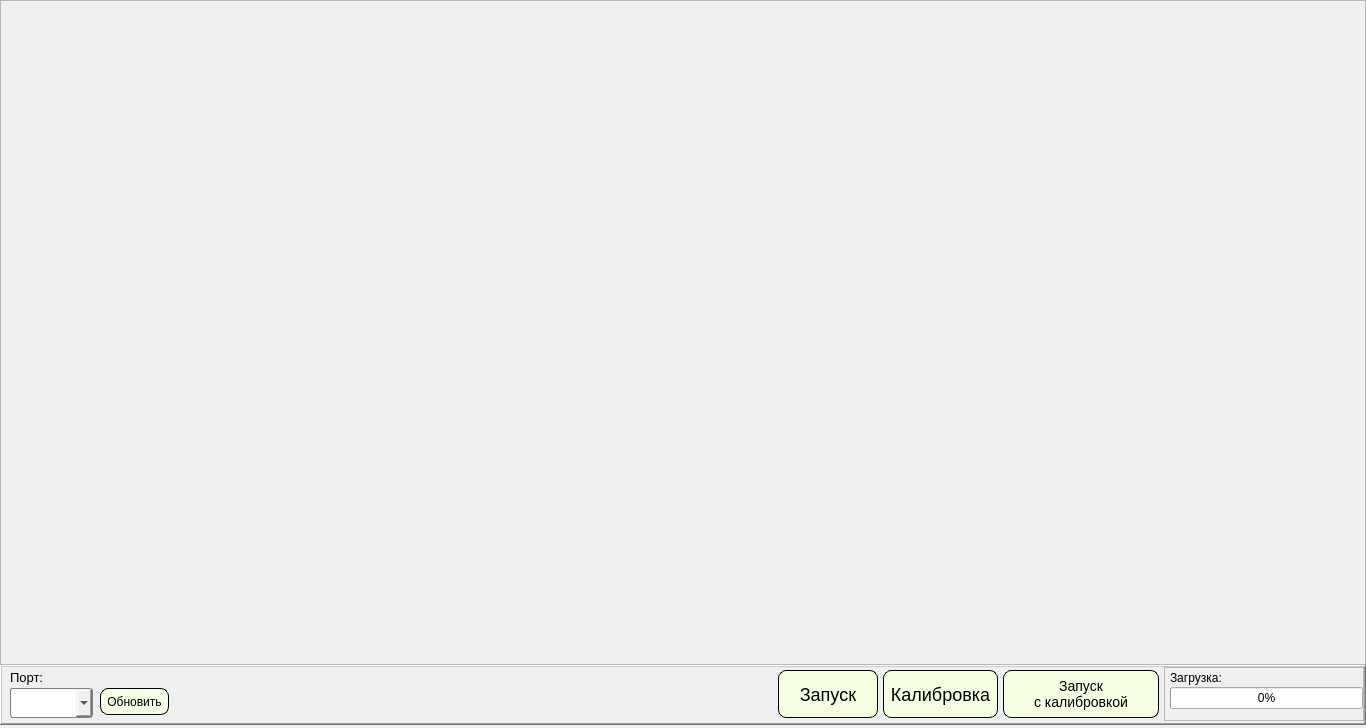
<?xml version="1.0" encoding="UTF-8"?>
<ui version="4.0">
 <class>MainWindow</class>
 <widget class="QWidget" name="MainWindow">
  <property name="windowModality">
   <enum>Qt::ApplicationModal</enum>
  </property>
  <property name="geometry">
   <rect>
    <x>0</x>
    <y>0</y>
    <width>1366</width>
    <height>728</height>
   </rect>
  </property>
  <property name="sizePolicy">
   <sizepolicy hsizetype="Maximum" vsizetype="Maximum">
    <horstretch>0</horstretch>
    <verstretch>0</verstretch>
   </sizepolicy>
  </property>
  <property name="windowTitle">
   <string>STM32</string>
  </property>
  <property name="windowIcon">
   <iconset>
    <normaloff>gh.ico</normaloff>gh.ico</iconset>
  </property>
  <property name="autoFillBackground">
   <bool>true</bool>
  </property>
  <layout class="QVBoxLayout" name="verticalLayout">
   <property name="spacing">
    <number>0</number>
   </property>
   <property name="sizeConstraint">
    <enum>QLayout::SetMaximumSize</enum>
   </property>
   <property name="leftMargin">
    <number>0</number>
   </property>
   <property name="topMargin">
    <number>0</number>
   </property>
   <property name="rightMargin">
    <number>0</number>
   </property>
   <property name="bottomMargin">
    <number>3</number>
   </property>
   <item>
    <widget class="QFrame" name="frame_2">
     <property name="frameShape">
      <enum>QFrame::StyledPanel</enum>
     </property>
     <property name="frameShadow">
      <enum>QFrame::Raised</enum>
     </property>
    </widget>
   </item>
   <item>
    <widget class="QFrame" name="frame">
     <property name="minimumSize">
      <size>
       <width>100</width>
       <height>50</height>
      </size>
     </property>
     <property name="maximumSize">
      <size>
       <width>12321312</width>
       <height>60</height>
      </size>
     </property>
     <property name="styleSheet">
      <string notr="true"/>
     </property>
     <property name="frameShape">
      <enum>QFrame::WinPanel</enum>
     </property>
     <property name="frameShadow">
      <enum>QFrame::Raised</enum>
     </property>
     <layout class="QHBoxLayout" name="horizontalLayout">
      <property name="spacing">
       <number>5</number>
      </property>
      <property name="leftMargin">
       <number>8</number>
      </property>
      <property name="topMargin">
       <number>0</number>
      </property>
      <property name="rightMargin">
       <number>0</number>
      </property>
      <property name="bottomMargin">
       <number>2</number>
      </property>
      <item>
       <widget class="QFrame" name="frame_3">
        <property name="maximumSize">
         <size>
          <width>200</width>
          <height>80</height>
         </size>
        </property>
        <property name="frameShape">
         <enum>QFrame::NoFrame</enum>
        </property>
        <property name="frameShadow">
         <enum>QFrame::Raised</enum>
        </property>
        <layout class="QGridLayout" name="gridLayout">
         <property name="leftMargin">
          <number>0</number>
         </property>
         <property name="topMargin">
          <number>0</number>
         </property>
         <property name="rightMargin">
          <number>0</number>
         </property>
         <property name="bottomMargin">
          <number>6</number>
         </property>
         <property name="horizontalSpacing">
          <number>7</number>
         </property>
         <property name="verticalSpacing">
          <number>1</number>
         </property>
         <item row="0" column="0">
          <widget class="QLabel" name="label">
           <property name="maximumSize">
            <size>
             <width>16777215</width>
             <height>30</height>
            </size>
           </property>
           <property name="font">
            <font>
             <pointsize>10</pointsize>
            </font>
           </property>
           <property name="text">
            <string>Порт:</string>
           </property>
          </widget>
         </item>
         <item row="0" column="1" colspan="2">
          <spacer name="horizontalSpacer">
           <property name="orientation">
            <enum>Qt::Horizontal</enum>
           </property>
           <property name="sizeHint" stdset="0">
            <size>
             <width>92</width>
             <height>20</height>
            </size>
           </property>
          </spacer>
         </item>
         <item row="1" column="0" colspan="2">
          <widget class="QComboBox" name="comboBox">
           <property name="minimumSize">
            <size>
             <width>0</width>
             <height>30</height>
            </size>
           </property>
           <property name="maximumSize">
            <size>
             <width>16777215</width>
             <height>30</height>
            </size>
           </property>
           <property name="styleSheet">
            <string notr="true">QComboBox {
     border: 1px solid gray;
     border-radius: 3px;
     padding: 1px 18px 1px 3px;
 }

 QComboBox:editable {
     background: white;
 }</string>
           </property>
          </widget>
         </item>
         <item row="1" column="2">
          <widget class="QPushButton" name="pushButton_2">
           <property name="styleSheet">
            <string notr="true"> QPushButton {
	background-color: rgb(245, 255, 226);
     border-style: outset;
     border-width: 0.5px;
     border-radius: 8px;
     border-color: black;
     font:12px;
     padding: 6px;
 }
 QPushButton:pressed {
	background-color: rgb(170, 170, 255);
     border-style: inset;
 }

 QPushButton:indicator:checked {
	
	background-color: rgb(124, 137, 255);
     border-style: inset;
 }</string>
           </property>
           <property name="text">
            <string>Обновить</string>
           </property>
          </widget>
         </item>
        </layout>
       </widget>
      </item>
      <item>
       <spacer name="horizontalSpacer_3">
        <property name="orientation">
         <enum>Qt::Horizontal</enum>
        </property>
        <property name="sizeHint" stdset="0">
         <size>
          <width>100</width>
          <height>20</height>
         </size>
        </property>
       </spacer>
      </item>
      <item>
       <widget class="QPushButton" name="pushButton">
        <property name="minimumSize">
         <size>
          <width>100</width>
          <height>30</height>
         </size>
        </property>
        <property name="maximumSize">
         <size>
          <width>16777215</width>
          <height>48</height>
         </size>
        </property>
        <property name="styleSheet">
         <string notr="true"> QPushButton {
	background-color: rgb(245, 255, 226);
     border-style: outset;
     border-width: 0.5px;
     border-radius: 8px;
     border-color: black;
     font:18px;
     padding: 6px;
 }
 QPushButton:pressed {
	background-color: rgb(170, 170, 255);
     border-style: inset;
 }

 QPushButton:indicator:checked {
	
	background-color: rgb(124, 137, 255);
     border-style: inset;
 }</string>
        </property>
        <property name="text">
         <string>Запуск</string>
        </property>
        <property name="checkable">
         <bool>false</bool>
        </property>
        <property name="checked">
         <bool>false</bool>
        </property>
       </widget>
      </item>
      <item>
       <widget class="QPushButton" name="pushButton2">
        <property name="minimumSize">
         <size>
          <width>100</width>
          <height>30</height>
         </size>
        </property>
        <property name="maximumSize">
         <size>
          <width>16777215</width>
          <height>48</height>
         </size>
        </property>
        <property name="styleSheet">
         <string notr="true"> QPushButton {
	background-color: rgb(245, 255, 226);
     border-style: outset;
     border-width: 0.5px;
     border-radius: 8px;
     border-color: black;
     font:18px;
     padding: 6px;
 }
 QPushButton:pressed {
	background-color: rgb(170, 170, 255);
     border-style: inset;
 }

 QPushButton:indicator:checked {
	
	background-color: rgb(124, 137, 255);
     border-style: inset;
 }</string>
        </property>
        <property name="text">
         <string>Калибровка</string>
        </property>
       </widget>
      </item>
      <item>
       <widget class="QPushButton" name="pushButton3">
        <property name="minimumSize">
         <size>
          <width>156</width>
          <height>40</height>
         </size>
        </property>
        <property name="maximumSize">
         <size>
          <width>16777215</width>
          <height>48</height>
         </size>
        </property>
        <property name="styleSheet">
         <string notr="true"> QPushButton {
background-color: rgb(245, 255, 226);
     border-style: outset;
     border-width: 0.5px;
     border-radius: 8px;
     border-color: black;
     font:14px;
     padding: 6px;
 }
 QPushButton:pressed {
	background-color: rgb(170, 170, 255);
     border-style: inset;
 }

 QPushButton:indicator:checked {
	
	background-color: rgb(124, 137, 255);
     border-style: inset;
 }</string>
        </property>
        <property name="text">
         <string>Запуск 
с калибровкой</string>
        </property>
       </widget>
      </item>
      <item>
       <widget class="QFrame" name="frame_4">
        <property name="maximumSize">
         <size>
          <width>200</width>
          <height>16777215</height>
         </size>
        </property>
        <property name="frameShape">
         <enum>QFrame::StyledPanel</enum>
        </property>
        <property name="frameShadow">
         <enum>QFrame::Raised</enum>
        </property>
        <layout class="QVBoxLayout" name="verticalLayout_2">
         <property name="spacing">
          <number>0</number>
         </property>
         <property name="leftMargin">
          <number>5</number>
         </property>
         <property name="topMargin">
          <number>0</number>
         </property>
         <property name="rightMargin">
          <number>0</number>
         </property>
         <property name="bottomMargin">
          <number>11</number>
         </property>
         <item>
          <widget class="QLabel" name="label_2">
           <property name="text">
            <string>Загрузка:</string>
           </property>
          </widget>
         </item>
         <item>
          <widget class="QProgressBar" name="progressBar">
           <property name="maximumSize">
            <size>
             <width>200</width>
             <height>16777215</height>
            </size>
           </property>
           <property name="value">
            <number>0</number>
           </property>
          </widget>
         </item>
        </layout>
       </widget>
      </item>
     </layout>
    </widget>
   </item>
  </layout>
 </widget>
 <resources/>
 <connections/>
</ui>
